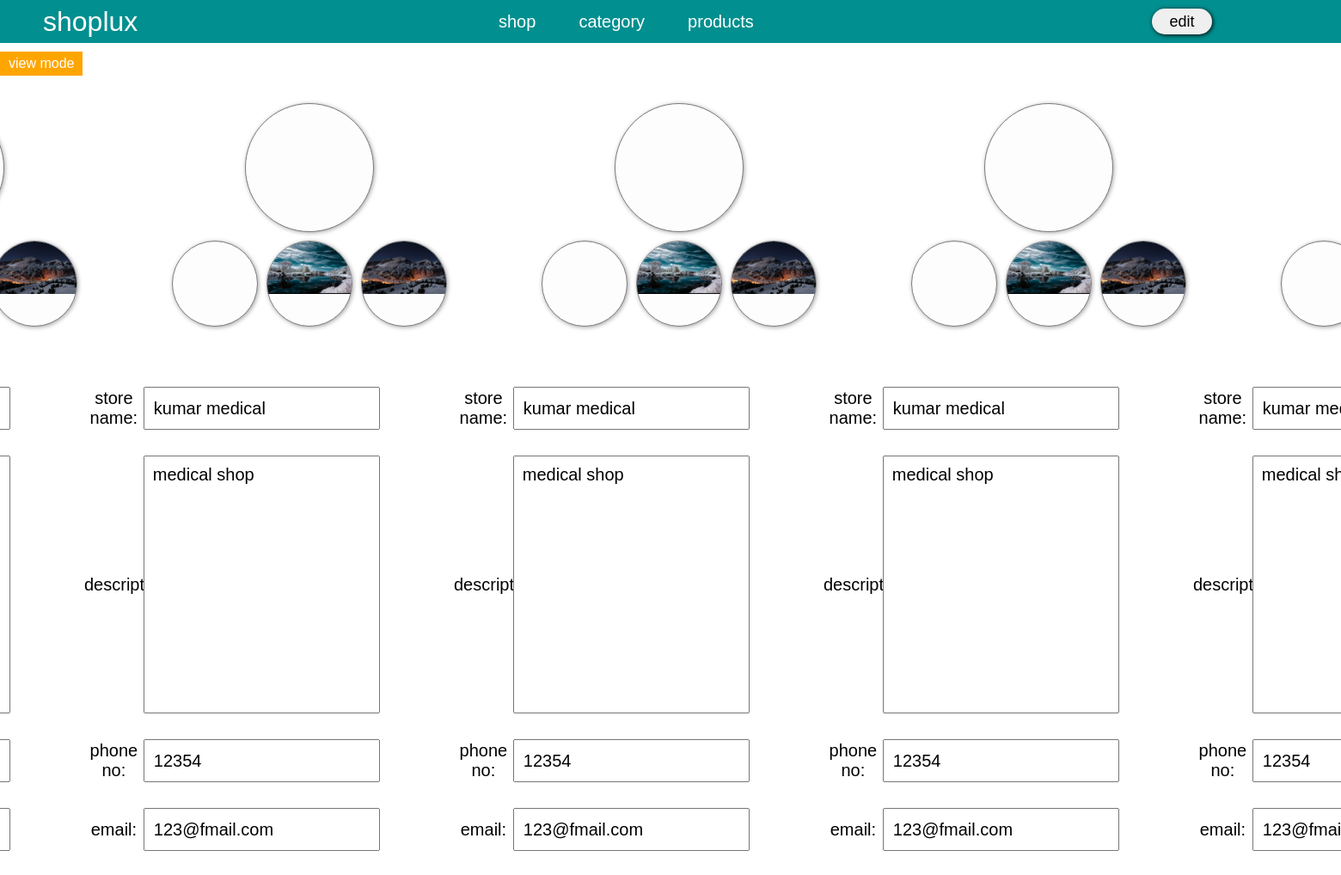
/admin/shopPage/shop.php, run on the app's committed database.
### tables this page shows
CREATE TABLE `users` (
  `user_sr` int(11) NOT NULL,
  `name` varchar(20) NOT NULL,
  `username` varchar(50) NOT NULL,
  `password` varchar(50) NOT NULL,
  `shop_id` int(11) NOT NULL
);

CREATE TABLE `shop` (
  `shop_sr` int(11) NOT NULL,
  `store_name` varchar(50) NOT NULL,
  `store_desc` varchar(255) NOT NULL,
  `phone_no` varchar(20) NOT NULL,
  `email` varchar(50) NOT NULL,
  `main_img` varchar(100) NOT NULL,
  `sub1` varchar(100) NOT NULL,
  `sub2` varchar(100) NOT NULL,
  `sub3` varchar(100) NOT NULL
);

### admin/shopPage/shop.php (the view, shortened to what this page needs)
<?php include("../header.php")?>
    <div class="post_sec">
        <?php
                function update_funk($input_data)
                {
                    include("../config.php");
                    $sql_show = "select * from shop join users on shop.shop_sr = users.shop_id where shop.shop_sr = {$input_data}";
                $result_show = mysqli_query($conn,$sql_show);
                if(mysqli_num_rows($result_show)>0)
                {
                    while($rows = mysqli_fetch_assoc($result_show))
                    {
                     ?>
            <form action="update_shop_detail.php" method="POST" enctype="multipart/form-data" id='main_id'>
            <div class="image_view">
                <div class="main_img">
                </div>
                <div class="sub_img">
                    <div class="img_box">
                    </div>
                    <div class="img_box">
                        <img src="shop_images/<?php echo $rows['sub2'];?>" alt="" id="sub2_img">
                    </div>
                    <div class="img_box">
                        <img src="shop_images/<?php echo $rows['sub3'];?>" alt="" id="sub3_img">
                    </div>
                </div>
            </div>
            <div class="input_field">
                <label>store name:</label>
                <input type="text" name="store_name" value="<?php echo $rows['store_name'];?>" readonly>
            </div>
            <div class="input_field text_area">
                <label id="clk">description:</label>
                <textarea  cols="30" rows="10" id="sel" name="description" value='<?php echo $rows['store_desc'];?>' readonly><?php echo $rows['store_desc'];?></textarea>
            </div>
            <div class="input_field">
                <label>phone no:</label>
                <input type="text" name="phone_no" value="<?php echo $rows['phone_no'];?>" readonly>
            </div>
            <div class="input_field">
                <label>email:</label>
                <input type="email" name="email" value="<?php echo $rows['email'];?>" readonly>
            </div>
            </form>
            <?php
                }
                }
            }
            if($shop_id !=0)
            {
                update_funk($shop_id);
            }
            elseif($shop_id_val!=0)
            {
                update_funk($shop_id_val);
                }
                ?>
                <?php
                if($shop_id !=0 or $shop_id_val!=0)
                {
            ?>
            <div class="edit_info">view mode</div>
            <?php
            }
            ?>
    </div>
</body>
</html>

### admin/header.php (shortened to what this page needs)
<!DOCTYPE html>
<html lang="en">
<head>
    <link rel="stylesheet" href="shop2.css">
    <link rel="stylesheet" href="product2.css">
    <link rel="stylesheet" href="https://cdnjs.cloudflare.com/ajax/libs/font-awesome/5.10.2/css/all.min.css">
</head>
<body><?php
include("../config.php");
                $username = $_SESSION['username'];
                $password = $_SESSION['password'];
                $shop_id = $_SESSION['shop_id'];
                $sql_shop_id = "select * from users where username = '$username' and password = '$password'";
                $sql_shop_id_result = mysqli_query($conn,$sql_shop_id);
                $shop_id_val = 0;
                if(mysqli_num_rows($sql_shop_id_result)>0)
                {
                    while($rows_shop_id = mysqli_fetch_assoc($sql_shop_id_result))
                    {
                        $shop_id_val = $rows_shop_id['shop_id'];
                    }
                }
                ?>
    <div class="admin_header">
        <div class="logo">
            <a href="/shoplux">shoplux</a>
        </div>
        <div class="links">
            <ul>
                <li><a href="../shopPage/shop.php">shop</a></li>
                <li><a href="../categoryPage/category.php">category</a></li>
                <li><a href="../productPage/product.php">products</a></li>
            </ul>
        </div>
        <?php
        $current_page =  basename($_SERVER['PHP_SELF']);
        if(0==strcmp($current_page,"shop.php") and ($shop_id !=0 or $shop_id_val!=0))
        {
            ?>
            <div class="edit_sec">
            <div class="edit">
                <button>edit</button>
            </div>
        </div>
        <?php
        }
        ?>
    </div>

### admin/shopPage/shop2.css (style rules this page uses)
.post_sec { width: 100%; height: auto; display: flex; justify-content: center; align-items: center; background-color: white; position: relative; }
.post_sec form { width: 100%; display: flex; justify-content: center; align-items: center; flex-direction: column; position: relative; transform: translateX(-80px); }
.image_view { height: 300px; display: flex; justify-content: center; align-items: center; flex-direction: column; transform: translateX(90px); margin: 50px; }
.image_view .main_img { width: 150px; height: 150px; background-color: rgb(253, 253, 253); box-shadow: 1px 1px 5px rgb(165, 165, 165); border: 1px solid rgb(124, 124, 124); border-radius: 50%; position: relative; overflow: hidden; }
.image_view .sub_img .img_box img { transform: scale(1); }
.image_view .sub_img { width: 100%; height: 100px; margin-top:10px ; display: flex; justify-content: center; align-items: center; }
.image_view .sub_img .img_box { width: 100px; height: 100px; background-color: rgb(253, 253, 253); box-shadow: 1px 1px 5px rgb(165, 165, 165); border: 1px solid rgb(124, 124, 124); border-radius: 50%; margin: 0 5px; position: relative; overflow: hidden; }
.input_field { width: 80%; height: 50px; margin-bottom: 30px; display: flex; justify-content: center; align-items: center; }
.input_field label { font-size: 20px; width: 20%; text-align: center; }
.input_field input { width: 80%; height: 100%; font-size: 20px; padding-left: 10px; outline: none; }
.text_area { width: 80%; height: 300px; }
.text_area textarea { width: 80%; height: 100%; resize: none; padding: 10px; outline: none; font-size: 20px; }

### admin/header.php (style rules this page uses)
* { margin: 0; padding: 0; box-sizing: border-box; font-family: Arial, Helvetica, sans-serif; }
.admin_header { width: 100%; height: 50px; background-color: rgb(2, 143, 143); display: flex; justify-content: space-between; align-items: center; padding: 0 50px; color: white; }
.logo { flex: 1; }
.logo a { color: white; text-decoration: none; font-size: 2rem; }
.links { flex: 2; margin-left: 100px; }
.links ul { display: flex; }
.links ul li { margin-right: 50px; list-style: none; }
.links ul li a { color: white; text-decoration: none; font-size: 20px; }
.edit { width: 100px; display: block; }
.edit_sec { display: flex; justify-content:center; align-item:center; width: 70px; height: 30px; }
.edit button, .view button { transform: translateX(-100px); width: 70px; height: 30px; font-size: 18px; border-radius: 30px; outline: none; border: none; box-shadow: 1px 1px 5px black; cursor: pointer; }

### admin/shopPage/shop.php (style rules this page uses)
.image_view .main_img img, .image_view .sub_img .img_box img { width: 100%; }
.edit_info { position: absolute; left: 0; top: 10px; padding: 5px 10px; background-color:orange; color: white; }

### data on the page
users: shop.sub3 (picture), store_name "kumar medical", description "medical shop", phone_no "12354", email "123@fmail.com"
users: shop.sub2 (picture), shop.sub3 (picture), store_name "kumar medical", description "medical shop", phone_no "12354", email "123@fmail.com"
users: shop.sub2 (picture), shop.sub3 (picture), store_name "kumar medical", description "medical shop", phone_no "12354", email "123@fmail.com"
users: shop.sub2 (picture), shop.sub3 (picture), store_name "kumar medical", description "medical shop", phone_no "12354", email "123@fmail.com"
users: store_name "kumar medical", description "medical shop", phone_no "12354", email "123@fmail.com"
